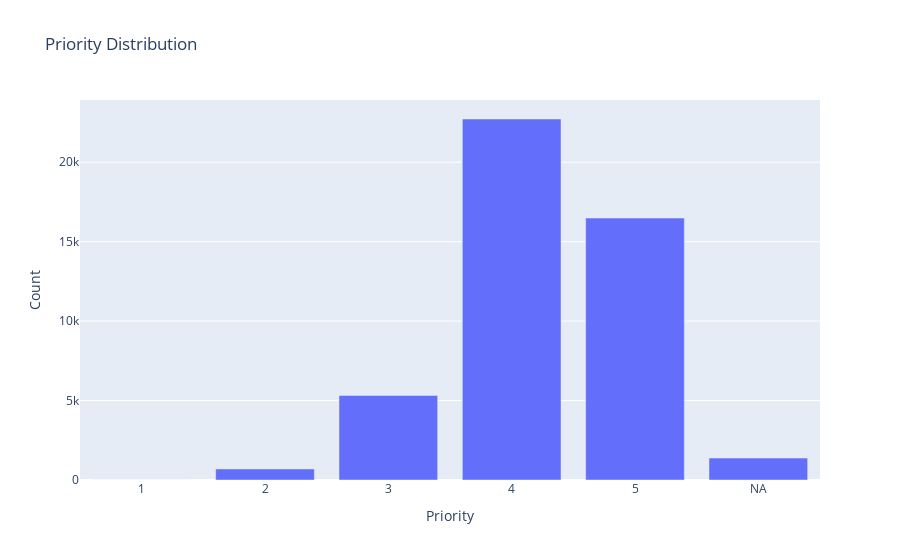

The notebook cell saved with this chart:
### Markdown cell above
### Priority Distribution

### Code cell
priority_counts = df['Priority'].value_counts().reset_index()
priority_counts.columns = ['Priority','Count']
categories_order = ['1', '2', '3', '4', '5', 'NA']
px.bar( priority_counts,x = 'Priority', y= 'Count', category_orders={'Priority': categories_order},title = 'Priority Distribution')

### Figure 1 — Plotly figure (JSON) as saved in the notebook; plotly's stock layout.template omitted (floating-point values rounded to 4 significant figures)
{"data": [{"hovertemplate": "Priority=%{x}<br>Count=%{y}<extra></extra>", "legendgroup": "", "marker": {"color": "#636efa", "pattern": {"shape": ""}}, "name": "", "orientation": "v", "showlegend": false, "textposition": "auto", "type": "bar", "x": ["4", "5", "3", "NA", "2", "1"], "xaxis": "x", "y": [22717, 16486, 5323, 1380, 697, 3], "yaxis": "y"}], "layout": {"barmode": "relative", "legend": {"tracegroupgap": 0}, "title": {"text": "Priority Distribution"}, "xaxis": {"anchor": "y", "categoryarray": ["1", "2", "3", "4", "5", "NA"], "categoryorder": "array", "domain": [0, 1], "title": {"text": "Priority"}}, "yaxis": {"anchor": "x", "domain": [0, 1], "title": {"text": "Count"}}}}
